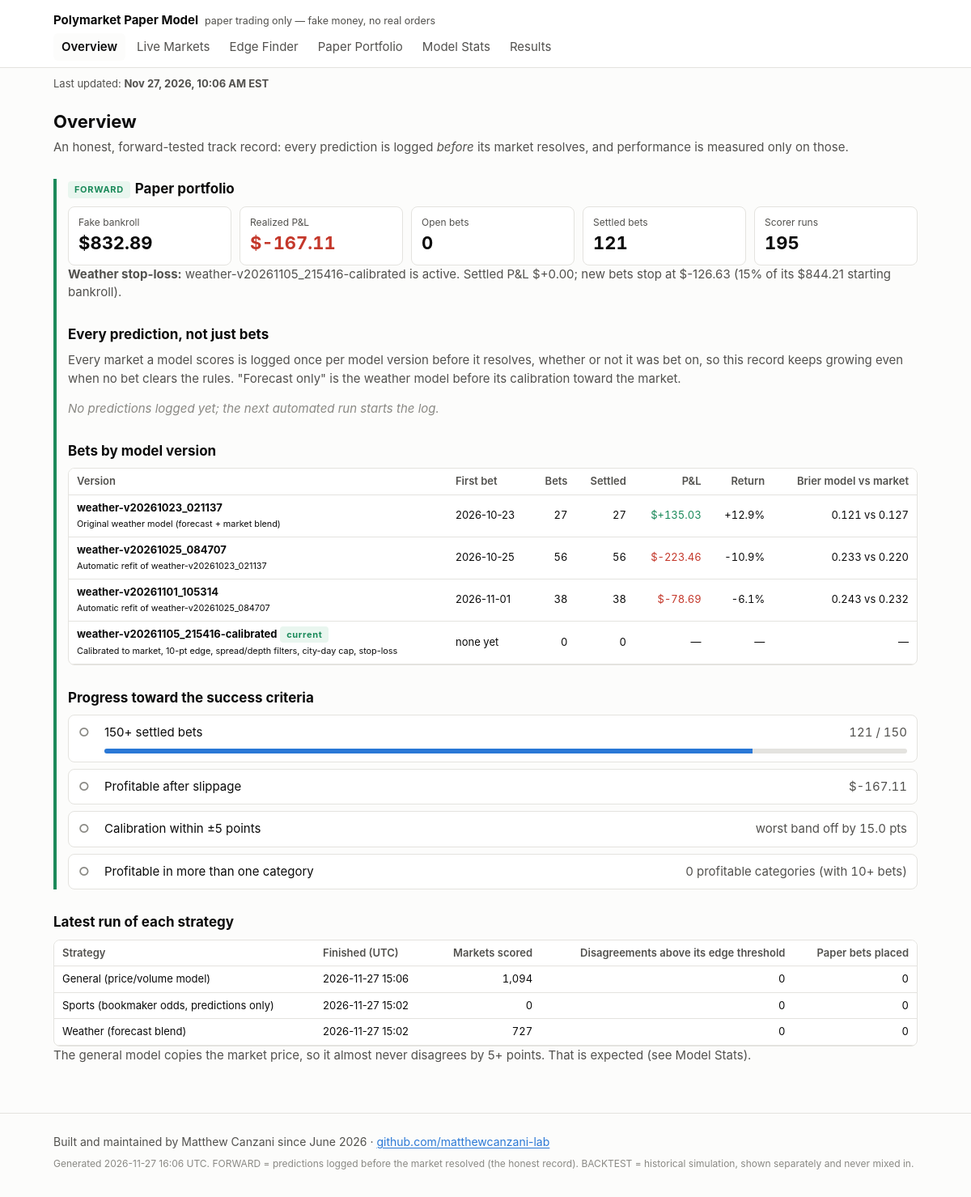
The page /index.html on the database its author committed.
### tables this page shows
CREATE TABLE settlements (
    seq INTEGER PRIMARY KEY,
    bet_id TEXT UNIQUE NOT NULL REFERENCES bets(bet_id),
    settled_at TEXT NOT NULL,
    yes_payout REAL NOT NULL,      -- what one YES share paid: 1, 0, or 0.5 for a split
    payout REAL NOT NULL,
    pnl REAL NOT NULL,
    prev_hash TEXT NOT NULL,
    row_hash TEXT NOT NULL
);

CREATE TABLE bets (
    seq INTEGER PRIMARY KEY,
    bet_id TEXT UNIQUE NOT NULL,
    run_id TEXT NOT NULL,
    placed_at TEXT NOT NULL,
    platform TEXT NOT NULL,
    market_id TEXT NOT NULL,
    question TEXT NOT NULL,
    category TEXT,
    end_date TEXT,
    side TEXT NOT NULL CHECK (side IN ('YES', 'NO')),
    model_prob_yes REAL NOT NULL,
    market_mid REAL NOT NULL,
    best_bid REAL,
    best_ask REAL,
    fill_price REAL NOT NULL,      -- average price paid per share, incl. slippage
    slippage_per_share REAL NOT NULL,
    shares REAL NOT NULL,
    stake REAL NOT NULL,
    kelly_full REAL NOT NULL,
    bankroll_at_bet REAL NOT NULL,
    model_version TEXT NOT NULL,
    prev_hash TEXT NOT NULL,
    row_hash TEXT NOT NULL
);

CREATE TABLE runs (
    seq INTEGER PRIMARY KEY,
    run_id TEXT UNIQUE NOT NULL,
    started_at TEXT NOT NULL,
    finished_at TEXT NOT NULL,
    model_version TEXT,
    markets_scored INTEGER NOT NULL,
    signals INTEGER NOT NULL,
    bets_placed INTEGER NOT NULL,
    settings_json TEXT NOT NULL,
    prev_hash TEXT NOT NULL,
    row_hash TEXT NOT NULL
);

### pmodel/dashboard/app.py (the view)
    @app.route("/")
    @app.route("/index.html")
    def index():
        c = conn()
        fs = data.forward_stats(c)
        scores = data.load_scores(scores_path)
        return render_template("index.html", **ctx("index.html"), fs=fs, scores=scores,
                               criteria=data.success_criteria(fs), runs_by_strategy=data.latest_runs(c),
                               weather=data.load_weather_scores(weather_scores_path),
                               integrity=ledger.verify(c), by_version=data.by_version(c, models_dir),
                               pr=data.prediction_record(predlog_dir),
                               runs=c.execute("SELECT COUNT(*) FROM runs").fetchone()[0])

### pmodel/dashboard/data.py (called while the page is built)
def load_scores(path=None):
    path = path or config.LATEST_SCORES_PATH
    try:
        return json.loads(path.read_text())
    except (FileNotFoundError, ValueError):
        return None

def load_weather_scores(path=None):
    return load_scores(path or config.LATEST_WEATHER_SCORES_PATH)

def age_hours(iso, now=None):
    if not iso:
        return None
    from datetime import datetime, timezone
    t = datetime.strptime(iso, "%Y-%m-%dT%H:%M:%SZ").replace(tzinfo=timezone.utc)
    return ((now or datetime.now(timezone.utc)) - t).total_seconds() / 3600

def eastern(iso):
    if not iso:
        return None
    from datetime import datetime, timezone
    from zoneinfo import ZoneInfo
    t = datetime.strptime(iso, "%Y-%m-%dT%H:%M:%SZ").replace(tzinfo=timezone.utc)
    et = t.astimezone(ZoneInfo("America/New_York"))
    hour = et.strftime("%I").lstrip("0")
    return f"{et:%b} {et.day}, {et.year}, {hour}:{et:%M %p} {et.tzname()}"

def latest_runs(conn):
    seen, out = set(), []
    for r in conn.execute("SELECT * FROM runs ORDER BY seq DESC"):
        name = strategy_of(r["model_version"])
        if name not in seen:
            seen.add(name)
            out.append(dict(r, strategy=name))
    return out

def strategy_of(model_version: str) -> str:
    v = model_version or ""
    if v.startswith("weather"):
        return "Weather (forecast blend)"
    if v.startswith("sports"):
        return "Sports (bookmaker odds, predictions only)"
    return "General (price/volume model)"

def bets(conn):
    return [dict(r) for r in conn.execute(
        """SELECT b.*, s.settled_at, s.yes_payout, s.payout, s.pnl
           FROM bets b LEFT JOIN settlements s USING (bet_id) ORDER BY b.seq DESC""")]

def _weather_params(models_dir):
    out = {}
    for path in sorted((models_dir / "weather").glob("weather-v*.json")):
        try:
            p = json.loads(path.read_text())
        except ValueError:
            continue
        out[p["version"]] = p
    return out

def version_label(version, params):
    if params is None:
        return "General price/volume model" if not (version or "").startswith("weather") \
            else "Weather model"
    if params.get("label"):
        return params["label"]
    if params.get("refit_of"):
        return f"Automatic refit of {params['refit_of']}"
    return "Original weather model (forecast + market blend)"

### pmodel/trading/predlog.py (called while the page is built)
def _files(kind, directory):
    return sorted(Path(directory).glob(f"{kind}-*.csv"))

### pmodel/dashboard/templates/index.html (shortened to what this page needs)
{% extends "base.html" %}
{% block body %}
<h1>Overview</h1>
<p class="lede">An honest, forward-tested track record: every prediction is logged <em>before</em> its market resolves, and performance is measured only on those.</p>
<section class="fwd">
<h2><span class="badge fwd">FORWARD</span>Paper portfolio</h2>
<div class="tiles">
  <div class="tile"><div class="k">Fake bankroll</div><div class="v">${{ '{:,.2f}'.format(fs.money.bankroll) }}</div></div>
  <div class="tile"><div class="k">Realized P&amp;L</div><div class="v {{ 'pos' if fs.total_pnl > 0 else 'neg' if fs.total_pnl < 0 }}">${{ '{:+,.2f}'.format(fs.total_pnl) }}</div></div>
  <div class="tile"><div class="k">Open bets</div><div class="v">{{ fs.open }}</div></div>
  <div class="tile"><div class="k">Settled bets</div><div class="v">{{ fs.settled }}</div></div>
  <div class="tile"><div class="k">Scorer runs</div><div class="v">{{ runs }}</div></div>
</div>
{% if stop_loss %}<p class="note"><strong>Weather stop-loss:</strong> {{ stop_loss.version }} is
{{ 'HALTED' if stop_loss.halted else 'active' }}. Settled P&amp;L ${{ '{:+,.2f}'.format(stop_loss.pnl) }};
new bets stop at ${{ '{:,.2f}'.format(stop_loss.limit) }}
({{ '{:.0%}'.format(stop_loss.fraction) }} of its ${{ '{:,.2f}'.format(stop_loss.starting_bankroll) }} starting bankroll).</p>{% endif %}
<h2>Every prediction, not just bets</h2>
{% include "_predlog.html" %}
<h2>Bets by model version</h2>
{% include "_versions.html" %}
<h2>Progress toward the success criteria</h2>
{% include "_criteria.html" %}
</section>
<h2>Latest run of each strategy</h2>
{% if runs_by_strategy %}<div class="tablewrap"><table>
<tr><th>Strategy</th><th>Finished (UTC)</th><th class="n">Markets scored</th><th class="n">Disagreements above its edge threshold</th><th class="n">Paper bets placed</th></tr>
{% for r in runs_by_strategy %}<tr><td>{{ r.strategy }}</td><td>{{ r.finished_at[:16].replace('T', ' ') }}</td>
<td class="n">{{ '{:,}'.format(r.markets_scored) }}</td><td class="n">{{ r.signals }}</td><td class="n">{{ r.bets_placed }}</td></tr>{% endfor %}
</table></div>
<p class="note">The general model copies the market price, so it almost never disagrees by 5+ points. That is expected (see Model Stats).</p>
{% else %}<p class="empty">No runs yet.</p>{% endif %}
{% endblock %}

### pmodel/dashboard/templates/base.html (shortened to what this page needs)
<!doctype html>
<html lang="en">
<head>
</head>
<body>
<header><div class="wrap">
  <div class="brand">Polymarket Paper Model<small>paper trading only — fake money, no real orders</small></div>
  <nav>{% for page, name in pages %}<a href="{{ root }}{{ page }}" class="{{ 'on' if page == active }}">{{ name }}</a>{% endfor %}</nav>
</div></header>
<div class="wrap freshness">
  <p class="updated" id="last-updated" data-last-run="{{ last_run_iso or '' }}" data-stale-hours="{{ cfg.STALE_AFTER_HOURS|int }}">
    Last updated: <strong>{{ last_run_et or 'never' }}</strong></p>
</div>
<main><div class="wrap">{% block body %}{% endblock %}</div></main>
<footer><div class="wrap">
<p class="owner">Built and maintained by Matthew Canzani since June 2026 ·
<a href="https://github.com/matthewcanzani-lab" rel="noopener">github.com/matthewcanzani-lab</a></p>
<p>Generated {{ generated }}. FORWARD = predictions logged before the market
resolved (the honest record). BACKTEST = historical simulation, shown separately and never mixed in.</p>
</div></footer>
</body>
</html>

### pmodel/dashboard/templates/_predlog.html
<p class="note">Every market a model scores is logged once per model version before it resolves,
whether or not it was bet on, so this record keeps growing even when no bet clears the rules.
"Forecast only" is the weather model before its calibration toward the market.</p>
{% if pr.groups %}<div class="tablewrap"><table>
<tr><th>Model version</th><th class="n">Logged</th><th class="n">Resolved</th><th class="n">Brier: model</th><th class="n">Brier: market</th><th class="n">Brier: forecast only</th></tr>
{% for g in pr.groups %}<tr><td>{{ g.label }}<br><small>since {{ g.first[:10] }}</small></td>
<td class="n">{{ '{:,}'.format(g.logged) }}</td><td class="n">{{ '{:,}'.format(g.resolved) }}</td>
<td class="n">{{ '{:.4f}'.format(g.brier_model) if g.brier_model is not none else '—' }}</td>
<td class="n">{{ '{:.4f}'.format(g.brier_market) if g.brier_market is not none else '—' }}</td>
<td class="n">{{ '{:.4f}'.format(g.brier_raw) if g.brier_raw is not none else '—' }}</td></tr>{% endfor %}
</table></div>
{% else %}<p class="empty">No predictions logged yet; the next automated run starts the log.</p>{% endif %}

### pmodel/dashboard/templates/_versions.html
<div class="tablewrap"><table class="versions">
<tr><th>Version</th><th>First bet</th><th class="n">Bets</th><th class="n">Settled</th><th class="n">P&amp;L</th><th class="n">Return</th><th class="n">Brier model vs market</th></tr>
{% for v in by_version %}<tr><td><strong>{{ v.version }}</strong>{% if v.current %} <span class="badge fwd">current</span>{% endif %}<br><small>{{ v.label }}</small></td>
<td>{{ v.first_bet[:10] if v.first_bet else 'none yet' }}</td>
<td class="n">{{ v.bets }}</td><td class="n">{{ v.settled }}</td>
<td class="n {{ 'pos' if v.pnl > 0 else 'neg' if v.pnl < 0 }}">{{ '${:+,.2f}'.format(v.pnl) if v.settled else '—' }}</td>
<td class="n">{{ '{:+.1%}'.format(v['return']) if v['return'] is not none else '—' }}</td>
<td class="n">{% if v.brier_model is not none %}{{ '{:.3f}'.format(v.brier_model) }} vs {{ '{:.3f}'.format(v.brier_market) }}{% else %}—{% endif %}</td></tr>{% endfor %}
</table></div>

### pmodel/dashboard/templates/_criteria.html
{% for c in criteria %}
<div class="crit {{ 'met' if c.met else 'not' }}">
  <span class="icon">{{ '✓' if c.met else '○' }}</span>
  <span>{{ c.name }}</span>
  <span class="val">{{ c.value }}</span>
  {% if c.progress is not none %}<div class="bar"><span style="width: {{ (c.progress * 100)|round(1) }}%"></span></div>{% endif %}
</div>
{% endfor %}

### pmodel/dashboard/templates/base.html (style rules this page uses)
:root { --bg: #fcfcfb; --surface: #ffffff; --ink: #0b0b0b; --ink-2: #52514e; --muted: #8a8984; --line: #e4e3df; --accent: #2a78d6; --good: #1b8a5a; --bad: #c4382b; --warn: #b07400; --fwd: #1b8a5a; --fwd-bg: #e9f6ef; --bt: #6b6a66; --bt-bg: #f1f0ec; }
* { box-sizing: border-box; }
html { -webkit-text-size-adjust: 100%; text-size-adjust: 100%; }
body { margin: 0; background: var(--bg); color: var(--ink); font: 15px/1.5 -apple-system, BlinkMacSystemFont, "Segoe UI", Roboto, sans-serif; }
header { border-bottom: 1px solid var(--line); background: var(--surface); }
.wrap { max-width: 1100px; margin: 0 auto; padding-left: max(16px, env(safe-area-inset-left, 0px)); padding-right: max(16px, env(safe-area-inset-right, 0px)); }
.brand { font-weight: 650; padding: 14px 0 4px; }
.brand small { color: var(--ink-2); font-weight: 400; margin-left: 8px; }
nav { display: flex; gap: 4px; flex-wrap: wrap; padding-bottom: 8px; }
nav a { color: var(--ink-2); text-decoration: none; padding: 6px 10px; border-radius: 6px; }
nav a.on { color: var(--ink); background: var(--bg); font-weight: 600; }
main { padding-block: 20px 48px; }
h1 { font-size: 22px; margin: 0 0 4px; }
h2 { font-size: 17px; margin: 28px 0 8px; }
p.lede, .note { color: var(--ink-2); margin: 0 0 12px; }
.badge { display: inline-block; font-size: 11px; font-weight: 700; letter-spacing: .06em; padding: 2px 8px; border-radius: 4px; vertical-align: middle; margin-right: 6px; }
.badge.fwd { color: var(--fwd); background: var(--fwd-bg); }
section.fwd { border-left: 4px solid var(--fwd); padding-left: 14px; }
.tiles { display: grid; grid-template-columns: repeat(auto-fit, minmax(160px, 1fr)); gap: 10px; }
.tile { background: var(--surface); border: 1px solid var(--line); border-radius: 8px; padding: 10px 12px; }
.tile .k { color: var(--ink-2); font-size: 12px; }
.tile .v { font-size: 22px; font-weight: 650; font-variant-numeric: tabular-nums; }
.crit { display: grid; grid-template-columns: 24px 1fr auto; gap: 8px; align-items: center; background: var(--surface); border: 1px solid var(--line); border-radius: 8px; padding: 10px 12px; margin-bottom: 8px; }
.crit .icon { font-weight: 700; }
.crit.not .icon { color: var(--muted); }
.crit .val { color: var(--ink-2); font-variant-numeric: tabular-nums; }
.bar { grid-column: 2 / 4; height: 6px; background: var(--line); border-radius: 3px; overflow: hidden; }
.bar > span { display: block; height: 100%; background: var(--accent); }
.tablewrap { overflow-x: auto; border: 1px solid var(--line); border-radius: 8px; background: var(--surface); }
table { border-collapse: collapse; width: 100%; font-size: 13px; }
th, td { padding: 6px 10px; border-bottom: 1px solid var(--line); text-align: left; white-space: nowrap; }
th { color: var(--ink-2); font-weight: 600; background: var(--surface); position: sticky; top: 0; }
td.n, th.n { text-align: right; font-variant-numeric: tabular-nums; }
.pos { color: var(--good); }
.neg { color: var(--bad); }
.empty { color: var(--muted); font-style: italic; }
.freshness { padding-block: 10px 0; }
.updated { margin: 0; color: var(--ink-2); font-size: 13px; }
footer { color: var(--muted); font-size: 12px; padding-block: 24px; border-top: 1px solid var(--line); }
footer p { margin: 0 0 8px; }
footer .owner { color: var(--ink-2); font-size: 14px; line-height: 1.5; overflow-wrap: anywhere; }
footer .owner a { color: var(--accent); text-underline-offset: 2px; }

### rows shown on the page
settlements: version "weather-v20261023_021137", label "Original weather model (forecast + market blend)", placed_at "2026-10-23", bets "27", settled "27", pnl "$+135.03", return "+12.9%", brier_model "0.121", brier_market "0.127"
settlements: version "weather-v20261025_084707", label "Automatic refit of weather-v20261023_021137", placed_at "2026-10-25", bets "56", settled "56", pnl "$-223.46", return "-10.9%", brier_model "0.233", brier_market "0.220"
settlements: version "weather-v20261101_105314", label "Automatic refit of weather-v20261025_084707", placed_at "2026-11-01", bets "38", settled "38", pnl "$-78.69", return "-6.1%", brier_model "0.243", brier_market "0.232"
runs: strategy "General (price/volume model)", finished_at "2026-11-27 15:06", markets_scored "1,094", signals "0", bets_placed "0"
runs: strategy "Sports (bookmaker odds, predictions only)", finished_at "2026-11-27 15:02", markets_scored "0", signals "0", bets_placed "0"
runs: strategy "Weather (forecast blend)", finished_at "2026-11-27 15:02", markets_scored "727", signals "0", bets_placed "0"

### other values the page prints
{{ name }} "Overview" "Live Markets" "Edge Finder" "Paper Portfolio" "Model Stats" "Results"
{{ '{:,.2f}'.format(fs.money.bankroll) }} "832.89"
{{ '{:+,.2f}'.format(fs.total_pnl) }} "-167.11"
{{ fs.open }} "0"
{{ fs.settled }} "121"
{{ runs }} "195"
{{ stop_loss.version }} "weather-v20261105_215416-calibrated"
{{ 'HALTED' if stop_loss.halted else 'active' }} "active"
{{ '{:+,.2f}'.format(stop_loss.pnl) }} "+0.00"
{{ '{:,.2f}'.format(stop_loss.limit) }} "-126.63"
{{ '{:.0%}'.format(stop_loss.fraction) }} "15%"
{{ '{:,.2f}'.format(stop_loss.starting_bankroll) }} "844.21"
{{ v.version }} "weather-v20261105_215416-calibrated"
{{ v.label }} "Calibrated to market, 10-pt edge, spread/depth filters, city-day cap, stop-loss"
{{ v.first_bet[:10] if v.first_bet else 'none yet' }} "none yet"
